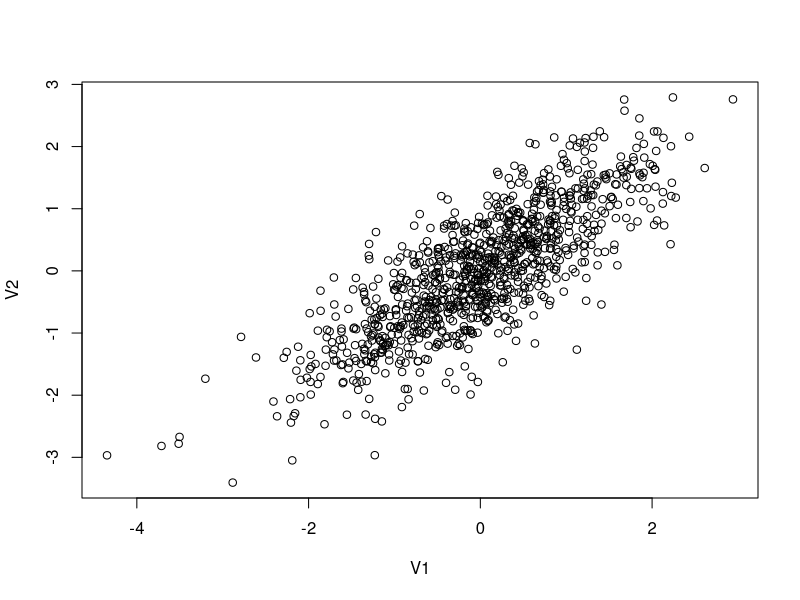

R code for this plot: (Note: this script raises an error after producing the figure.)
## ---- chunk 1
knitr::opts_chunk$set(echo = TRUE)
## ---- chunk 2
#This is a comment, alone in a chunk. 

## ---- chunk 3
library(MASS)
library(ggplot2)

out <- as.data.frame(mvrnorm(1000, mu = c(0,0), 
                     Sigma = matrix(c(1,0.8,0.8,1), ncol = 2), 
                     empirical = TRUE))
cor(out)
plot(out)

## ---- chunk 4
out$error<-rnorm(1000, mean=0, sd=1)

#The data generating process
B1<-3
B2<-6

out$Y<-out$V1*B1+out$V2*B2+out$error
## ---- chunk 5
first_reg <- lm(out$Y ~ out$V1 + out$V2, out)
summary(first_reg)

# There is a slight bias in the two variables, but the bias is negligible for both.
# we can't reject the null hypothesis that the mean is 
## ---- chunk 6
second_reg <- lm(Y ~ V1, out)
summary(second_reg)

# Yes, Beta_1 is biased because the difference between the estimator and the population value is not 0
## ---- chunk 7
intermediate_value <- coef(first_reg)[3]*out$V2
adjY <- out$Y - intermediate_value
third_reg <- lm(adjY ~ out$V1)
summary(third_reg)

#This variable is not biased, the population coefficient is within the 95% confidence interval of the estimated coefficient
#the adjY variable makes the estimation of V1 more accurate.

## ---- chunk 8

#plotted<-ggplot(out, aes(V1, y = value, color = variable)) + 
#    geom_point(aes(y = Y, col = "Y", shape = "Y")) + 
#    geom_point(aes(y = adjY, col = "adjY", shape = "adjY"))+
#    geom_smooth(method='lm', aes(y = Y, col = "Y"))+
#    geom_smooth(method='lm', aes(y = adjY, col = "adjY"))

plotted1<-ggplot(out, aes(V1, y = value, color = variable)) + 
    geom_point(aes(y = Y, col = "Y")) + 
    geom_smooth(method='lm', aes(y = Y, col = "Y_regLine"))

plotted2<-ggplot(out, aes(V1, y = value, color = variable)) + 
    geom_point(aes(y = adjY, col = "adjY"))+
    geom_smooth(method='lm', aes(y = adjY, col = "adjY_regLine"))

plotted3<-ggplot(out, aes(V1, y = value, color = variable)) + 
    geom_smooth(method='lm', aes(y = Y, col = "Y"))+
    geom_smooth(method='lm', aes(y = adjY, col = "adjY'"))
    


plotted
plotted1
plotted2
plotted3

#Kayko's Code:
library(ggpubr)
p1 <- ggplot(out, aes(V1, y = value)) + 
    geom_point(aes(y = Y, col = "Y"), alpha=0.4) + 
    geom_point(aes(y = adjY, col = "adjY"), alpha=0.4)+ 
    geom_smooth(method='lm', aes(y = Y, col = "Y"))+
    geom_smooth(method='lm', aes(y = adjY, col = "adjY")) +
	scale_color_manual(values=c("#FFB81C", "#003594")) +
	scale_y_continuous(limits=c(-35, 35)) +
	theme_classic() +
	theme(
		legend.position = c(0.2, 0.90),
		legend.key = element_rect(fill = "white", color = "white"),
		legend.text = element_text(size = 10),
		legend.title = element_blank(),
		axis.title = element_text(size = 12, face = "bold"),
		axis.text = element_text(size = 10)
		) +
	guides(color=guide_legend(override.aes=list(fill=NA)))
p2 <- ggplot(out, aes(x=Y)) + 
	geom_density(color="#00205B", fill="#003594", alpha=0.6) + 
	theme(axis.text.x = element_blank(),  axis.text.y = element_blank()) + 
	scale_x_continuous(limits=c(-35, 35)) + 
	scale_y_continuous(limits=c(0, 0.125)) +
	coord_flip() +
	theme_void()
p3 <- ggplot(out, aes(x=adjY)) + 
	geom_density(color="#B58500", fill="#FFB81C", alpha=0.6) + 
	theme(axis.text.x = element_blank(),  axis.text.y = element_blank()) + 
	scale_x_continuous(limits=c(-35, 35)) + 
	coord_flip() +
	theme_void()
improved <- ggarrange(p1, p2, p3, widths=c(4, 0.5, 0.5), ncol=3)
annotate_figure(improved, top = text_grob("Omitted Variable Bias in Y vs. adjY", face = "bold", size = "14"))
